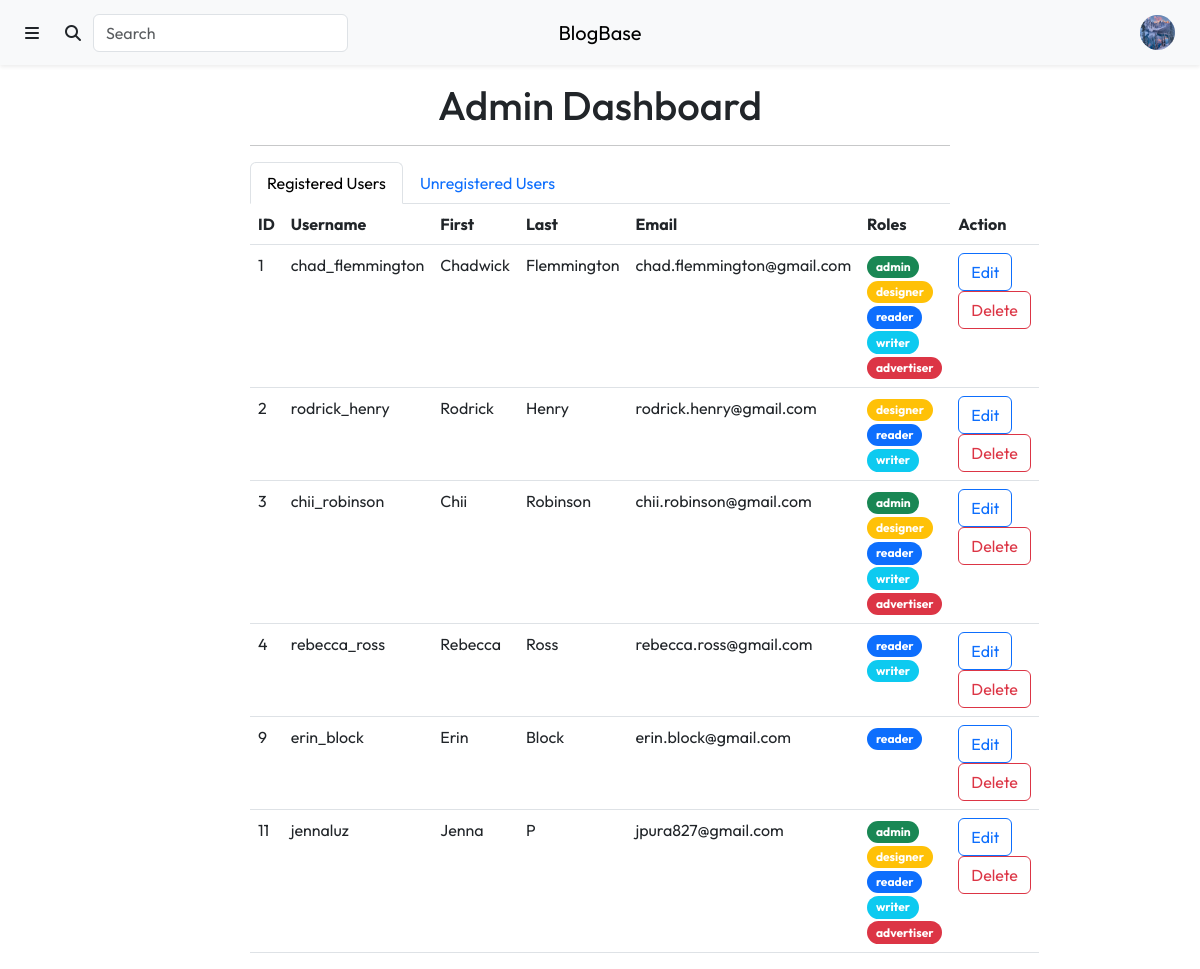
Before: /content/admin.php (signed in) with the older database file.
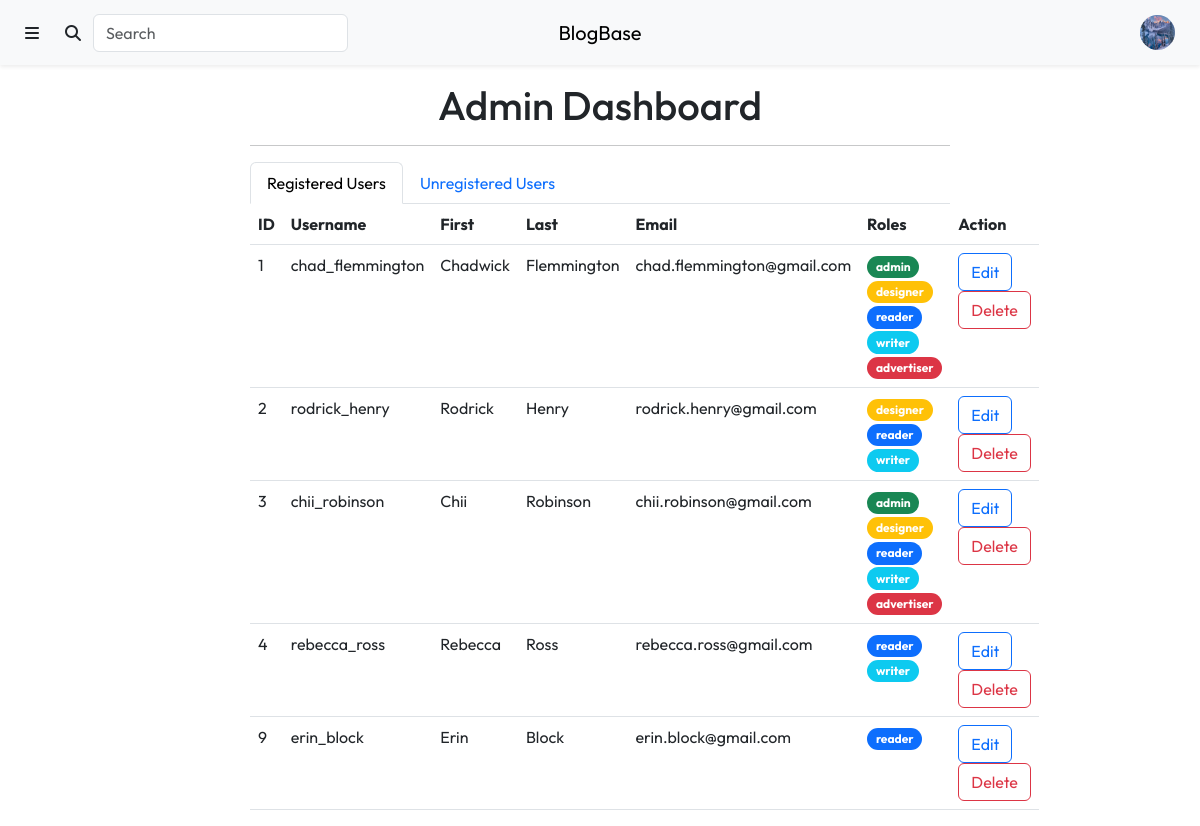
After: the same page with the newer database file.
### tables this page shows
CREATE TABLE `Users` (
  `user_id` int(11) NOT NULL,
  `profile_picture` varchar(255) NOT NULL DEFAULT 'anonymous.jpg',
  `username` varchar(50) NOT NULL,
  `first_name` varchar(50) NOT NULL,
  `last_name` varchar(50) NOT NULL,
  `email` varchar(50) NOT NULL,
  `password` varchar(255) NOT NULL,
  `biography` varchar(255) DEFAULT NULL,
  `approved` tinyint(1) NOT NULL DEFAULT 0,
  `reader` tinyint(1) NOT NULL DEFAULT 1,
  `writer` tinyint(1) NOT NULL DEFAULT 0,
  `designer` tinyint(1) NOT NULL DEFAULT 0,
  `advertiser` tinyint(1) NOT NULL DEFAULT 0,
  `admin` tinyint(1) NOT NULL DEFAULT 0
);

### include/user_info.inc.php (called while the page is built, shortened)
<?php
if (isset($_SESSION['username'])) {
    $user_query = "SELECT *
                   FROM Users
                   WHERE username = '" . $_SESSION['username'] . "';";
    $user_result = mysqli_query($con, $user_query);
    $user_info = $user_result->fetch_assoc();
}
?>

### content/admin.php (the view, shortened to what this page needs)
<?php
require_once "../include/connect.inc.php";
include_once "../include/user_info.inc.php";
?>
<!DOCTYPE html>
<html lang="en">
    <head>
        <link rel="stylesheet" href="https://cdn.jsdelivr.net/npm/bootstrap@5.3.0-alpha1/dist/css/bootstrap.min.css">
        <link rel="stylesheet" href="https://cdnjs.cloudflare.com/ajax/libs/font-awesome/6.2.1/css/all.min.css">
        <link rel="stylesheet" href="./css/styles.css">
    </head>
    <body>
        <div class="header">
            <?php include "./views/header.php" ?>
        <div class="container mt-3 mb-3 text-center">
            <h1>Admin Dashboard</h1>
        </div>
        <div class="col-10 col-lg-7 mx-auto mt-3">
            <hr>
            <ul class="nav nav-tabs" id="users-tab" role="tablist">
                <li class="nav-item" role="presentation">
                    <button class="nav-link active" id="registered-tab" data-bs-toggle="tab" data-bs-target="#registered-tab-pane" type="button" role="tab" aria-controls="registered-tab-pane" aria-selected="true">Registered Users</button>
                </li>
                <li class="nav-item" role="presentation">
                    <button class="nav-link" id="unregistered-tab" data-bs-toggle="tab" data-bs-target="#unregistered-tab-pane" type="button" role="tab" aria-controls="unregistered-tab-pane" aria-selected="false">Unregistered Users</button>
                </li>
            </ul>
            <div class="tab-content" id="users-tab-content">
                <div class="tab-pane fade show active" id="registered-tab-pane" role="tabpanel" aria-labelledby="registered-tab" tabindex="0">
                    <?php
                    $reg_users_query = "SELECT *
                                        FROM Users
                                        WHERE approved = 1";
                    $reg_users_result = mysqli_query($con, $reg_users_query);
                    ?>
                    <table class="table text-start">
                        <thead>
                            <tr>
                                <th scope="col">ID</th>
                                <th scope="col">Username</th>
                                <th scope="col">First</th>
                                <th scope="col">Last</th>
                                <th scope="col">Email</th>
                                <th scope="col">Roles</th>
                                <th scope="col">Action</th>
                            </tr>
                        </thead>
                        <tbody>
                            <?php if ($reg_users_result->num_rows == 0) { ?>
                                <tr>
                                    <td>
                                        No registered users...
                                    </td>
                                    <td>
                                    </td>
                                    <td>
                                    </td>
                                    <td>
                                    </td>
                                    <td>
                                    </td>
                                    <td>
                                    </td>
                                    <td>
                                    </td>
                                </tr>
                            <?php } else { ?>
                                <?php while ($current_row = $reg_users_result->fetch_assoc()) { ?>
                                    <form method="post">
                                        <tr>
                                            <td>
                                                <span class="user-info"><?php echo $current_row['user_id'] ?></span>
                                            </td>
                                            <td>
                                                <span class="user-info"><?php echo $current_row['username'] ?></span>
                                            </td>
                                            <td>
                                                <span class="user-info"><?php echo $current_row['first_name'] ?></span>
                                            </td>
                                            <td>
                                                <span class="user-info"><?php echo $current_row['last_name'] ?></span>
                                            </td>
                                            <td>
                                                <span class="user-info"><?php echo $current_row['email'] ?></span>
                                            </td>
                                            <td>
                                                <?php
                                                if ($current_row['admin'] == 1) {
                                                    echo "<a class='btn badge bg-success rounded-pill text-decoration-none' href='#'>admin</a>";
                                                }
                                                if ($current_row['designer'] == 1) {
                                                    echo "<a class='btn badge bg-warning rounded-pill text-decoration-none' href='#'>designer</a>";
                                                }
                                                if ($current_row['reader'] == 1) {
                                                    echo "<a class='btn badge bg-primary rounded-pill text-decoration-none' href='#'>reader</a>";
                                                }
                                                if ($current_row['writer'] == 1) {
                                                    echo "<a class='btn badge bg-info rounded-pill text-decoration-none' href='#'>writer</a>";
                                                }
                                                if ($current_row['advertiser'] == 1) {
                                                    echo "<a class='btn badge bg-danger rounded-pill text-decoration-none' href='#'>advertiser</a>";
                                                }
                                                ?>
                                            </td>
                                            <td>
                                                <a class="btn btn-outline-primary" id="edit-btn" href="#" onclick="edit_user()">Edit</a>
                                                <a class="btn btn-outline-danger" href="../include/delete_user.inc.php?id=<?php echo $current_row['user_id']; ?>">Delete</a>
                                            </td>
                                        </tr>
                                    </form>
                                <?php } ?>
                            <?php } ?>
                        </tbody>
                    </table>
                </div>
            </div>
        </div>
    </body>
</html>

### content/views/header.php (shortened to what this page needs)
<?php include_once "../include/user_info.inc.php"; ?>
<nav class="navbar navbar-expand bg-light shadow-sm">
     <div class="container-fluid">
        <div class="me-auto order-0 order-md-0 col-4">
            <ul class="navbar-nav me-auto">
                <li class="nav-item">
                    <a class="btn" data-bs-toggle="offcanvas" href="#offcanvas-sidebar" role="button" aria-controls="offcanvas-sidebar">
                        <span class="fa-solid fa-bars"></span>
                    </a>
                </li>
                <li class="nav-item d-md-block d-none">
                    <form method="get" action="./search.php" class="input-group rounded">
                        <button class="btn input-group-text rounded" type="submit">
                            <i class="fa-solid fa-search"></i>
                        </button>
                        <input class="form-control rounded" name="query" type="search" placeholder="Search" aria-label="Search">
                    </form>
                </li>
            </ul>
        </div>
        <a class="navbar-brand col-4 mx-auto text-center order-1 order-md-1" href="./index.php">BlogBase</a>
        <div class="navbar ms-auto order-2 col-4 py-0">
            <ul class="navbar-nav ms-auto">
                <?php if (isset($user_info['username'])) { ?>
                    <li class="nav-item">
                        <div class="dropdown">
                            <button class="btn" type="button" data-bs-toggle="dropdown" aria-expanded="false">
                                <img src="./uploads/profile_pictures/<?php echo $user_info['profile_picture']; ?>" class="rounded-circle" style="width:35px; height:35px;">
                            </button>
                        </li>
                    </div>
            <?php } ?>
        </div>
    </div>

### content/css/styles.css (style rules this page uses)
* { font-family: 'Outfit', sans-serif; }

Changed rows visible on the page:
removed users: user_id "11", username "jennaluz", first_name "Jenna", last_name "P", email "jpura827@gmail.com", admin "admin", designer "designer", reader "reader", writer "writer", advertiser "advertiser"
